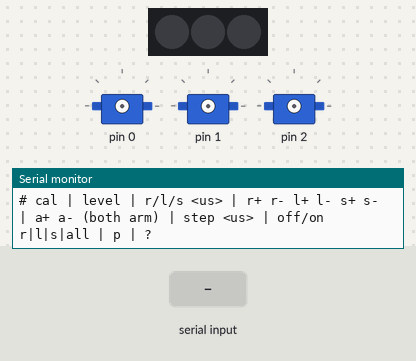
A sketch run on a simulated Arduino Uno, built with avr-gcc and run on an emulated ATmega328P. On the bench: 3 RGB LEDs in strip order, left to right, 3 × servo, the last lines printed to the serial monitor. Wiring (inferred from the names in the program): PCA9685 PWM driver at I2C address 0x40. Inputs (shaded band) come from the test bench. Servo pulses on a pin are drawn as a servo (544–2400 µs = 0–180°).

Above: at 1.2 s.
1.3 s: "cal\n" received over Serial
2.8 s: "level\n" received over Serial
At 4.2 s:
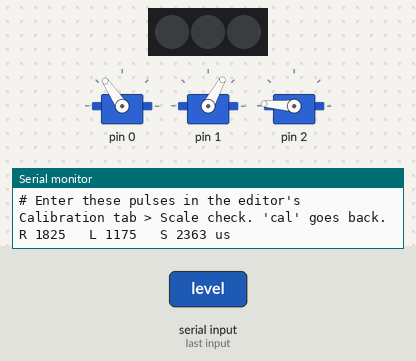
Timing chart, 0 to 5.8 s (numbered marks = the images above; inputs shaded):
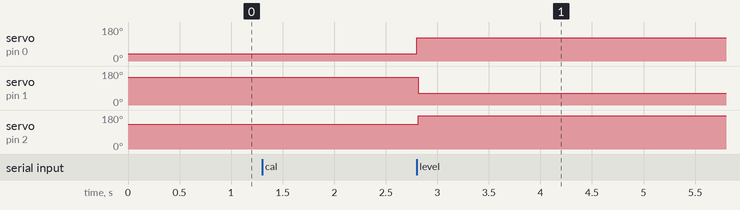

Measured:
- after the input at 2.8 s, servo on pin 0: 39° → 124° at once; servo on pin 1: 147° → 61° at once; servo on pin 2: 131° → 176° at once

The sketch:

Servo_Offset_Cal.ino
```cpp
// =============================================================================
// SERVO OFFSET CAL - find the 3 servo pulse widths at the reference pose
// =============================================================================
// Reference pose = scoop laid FLAT on the intake floor (a hard stop).
// The CAD says that is ARM 110.6 deg, SCOOP -69.4 deg. The pulses you find
// here go into Robot_Controller_V2_1/RobotConfig.h (or the sequence editor's
// Calibration tab), so the twin's angles match the real robot.
//
// Serial Monitor: 115200 baud, "Newline". Battery ON. Full steps in
// calibration/README.md. Servos start LIMP (no pulse) until you type cal.
//
//   cal          all 3 servos to the reference pose (current numbers)
//   level        arm posts vertical + scoop blade level (scale check)
//   r <us>  l <us>  s <us>    set right arm / left arm / scoop pulse
//   r+ r-  l+ l-  s+ s-       nudge by the step size
//   a+ a-        nudge BOTH arm servos together (arm up/down, no fighting)
//   step <us>    nudge size (default 5)
//   off r|l|s|all   make that servo limp      on r|l|s|all   drive it again
//   p            print the numbers to paste
//   ?            help
// =============================================================================
#include <Wire.h>

// ---- copy of the servo section of RobotConfig.h (keep in sync) --------------
const int ARM_R_OUTPUT = 1, ARM_L_OUTPUT = 2, SCOOP_OUTPUT = 3;   // PCA9685 outputs
const float CAL_ARM_DEG = 110.6f;
const float CAL_SCOOP_DEG = -69.4f;
float armRUs = 940.0f;              // starting guesses = current RobotConfig.h values
float armLUs = 2060.0f;
float scoopUs = 1900.0f;
const float ARM_US_PER_DEG = 8.0f;
const float SCOOP_US_PER_DEG = 6.667f;
const int ARM_R_DIR = -1, ARM_L_DIR = 1, SCOOP_DIR = 1;
const int PULSE_MIN = 500, PULSE_MAX = 2500;

int stepUs = 5;
bool onR = false, onL = false, onS = false;   // start limp

// ---- minimal PCA9685 driver (same as V2.1) ----------------------------------
const uint8_t PCA_ADDR = 0x40;
bool pcaWrite(uint8_t reg, uint8_t val) {
  Wire.beginTransmission(PCA_ADDR); Wire.write(reg); Wire.write(val);
  return Wire.endTransmission() == 0;
}
bool pcaBegin() {
  Wire.begin();
  if (!pcaWrite(0x00, 0x80)) return false;
  delay(10);
  pcaWrite(0x00, 0x10);
  pcaWrite(0xFE, 121);            // 50 Hz
  pcaWrite(0x00, 0x20);
  delay(5);
  pcaWrite(0x00, 0xA0);
  return true;
}
void pcaRaw(uint8_t ch, uint16_t on, uint16_t off) {
  Wire.beginTransmission(PCA_ADDR);
  Wire.write(0x06 + 4 * ch);
  Wire.write(on & 0xFF); Wire.write(on >> 8);
  Wire.write(off & 0xFF); Wire.write(off >> 8);
  Wire.endTransmission();
}
void servoOut(int output, bool on, float us) {
  if (!on) { pcaRaw(output - 1, 0, 4096); return; }      // full-off bit: no pulse, servo limp
  if (us < PULSE_MIN) us = PULSE_MIN;
  if (us > PULSE_MAX) us = PULSE_MAX;
  pcaRaw(output - 1, 0, (uint16_t)(us * 4096.0f / 20000.0f + 0.5f));
}
void writeAll() {
  servoOut(ARM_R_OUTPUT, onR, armRUs);
  servoOut(ARM_L_OUTPUT, onL, armLUs);
  servoOut(SCOOP_OUTPUT, onS, scoopUs);
}


void show() {
  Serial.print(F("R ")); Serial.print(armRUs, 0); Serial.print(onR ? F("") : F(" (limp)"));
  Serial.print(F("   L ")); Serial.print(armLUs, 0); Serial.print(onL ? F("") : F(" (limp)"));
  Serial.print(F("   S ")); Serial.print(scoopUs, 0); Serial.print(onS ? F("") : F(" (limp)"));
  Serial.println(F(" us"));
}

// "level" pose: arm vertical (0 deg), scoop 0 deg (blade level, like the CAD)
float refR, refL, refS;      // reference pulses (kept so 'cal' returns there)
bool atLevel = false;

void printPaste() {
  float r = armRUs, l = armLUs, s = scoopUs;
  if (atLevel) {             // level pulses are for the scale check only, never the *_CAL_US
    Serial.print(F("# LEVEL pose (editor > Calibration > Scale check):  R ")); Serial.print(armRUs, 1);
    Serial.print(F("   S ")); Serial.println(scoopUs, 1);
    r = refR; l = refL; s = refS;
  }
  Serial.println(F("---- paste into Robot_Controller_V2_1/RobotConfig.h (or the editor's Calibration tab) ----"));
  Serial.print(F("const float ARM_R_CAL_US = ")); Serial.print(r, 1); Serial.println(F("f;"));
  Serial.print(F("const float ARM_L_CAL_US = ")); Serial.print(l, 1); Serial.println(F("f;"));
  Serial.print(F("const float SCOOP_CAL_US = ")); Serial.print(s, 1); Serial.println(F("f;"));
  Serial.println(F("-------------------------------------------------------------------------------------------"));
}

void help() {
  Serial.println(F("# cal | level | r/l/s <us> | r+ r- l+ l- s+ s- | a+ a- (both arm) | step <us> | off/on r|l|s|all | p | ?"));
}

void goLevel() {
  if (atLevel) { show(); return; }   // already there: don't re-offset from the level pulses
  refR = armRUs; refL = armLUs; refS = scoopUs;
  armRUs = refR + ARM_R_DIR * ARM_US_PER_DEG * (0.0f - CAL_ARM_DEG);
  armLUs = refL + ARM_L_DIR * ARM_US_PER_DEG * (0.0f - CAL_ARM_DEG);
  scoopUs = refS + SCOOP_DIR * SCOOP_US_PER_DEG * (0.0f - CAL_SCOOP_DEG);
  atLevel = true;
  onR = onL = onS = true;
  writeAll();
  Serial.println(F("# LEVEL pose: posts should be vertical, blade level (phone level). Nudge r/l/s until they are, then p."));
  Serial.println(F("# Enter these pulses in the editor's Calibration tab > Scale check. 'cal' goes back."));
  show();
}

void handle(char* c) {
  while (*c == ' ') c++;
  char* arg = c;
  while (*arg && *arg != ' ') arg++;
  while (*arg == ' ') arg++;
  const float v = atof(arg);

  if (!strncmp(c, "cal", 3)) {
    if (atLevel) { armRUs = refR; armLUs = refL; scoopUs = refS; atLevel = false; }
    onR = onL = onS = true;
    writeAll();
    Serial.println(F("# REFERENCE pose: scoop should lie flat on the floor. See README for the order to tune."));
    show();
  } else if (!strncmp(c, "level", 5)) goLevel();
  else if (!strncmp(c, "step", 4)) { if (v > 0) stepUs = (int)v; Serial.print(F("# step ")); Serial.println(stepUs); }
  else if (!strncmp(c, "off", 3) || !strncmp(c, "on", 2)) {
    const bool on = (c[1] == 'n');
    if (strstr(arg, "all")) onR = onL = onS = on;
    else if (arg[0] == 'r') onR = on;
    else if (arg[0] == 'l') onL = on;
    else if (arg[0] == 's') onS = on;
    writeAll(); show();
  } else if (c[0] == 'p') printPaste();
  else if (c[0] == '?') help();
  else if (c[0] == 'a' && (c[1] == '+' || c[1] == '-')) {
    // both arm servos together: + = arm further out/down (more degrees)
    const float d = (c[1] == '+') ? stepUs : -stepUs;
    armRUs += ARM_R_DIR * d; armLUs += ARM_L_DIR * d;
    writeAll(); show();
  } else if (c[0] == 'r' || c[0] == 'l' || c[0] == 's') {
    float* t = (c[0] == 'r') ? &armRUs : (c[0] == 'l') ? &armLUs : &scoopUs;
    if (c[1] == '+') *t += stepUs;
    else if (c[1] == '-') *t -= stepUs;
    else if (v >= PULSE_MIN && v <= PULSE_MAX) *t = v;
    else { Serial.println(F("# pulse must be 500-2500")); return; }
    writeAll(); show();
  } else help();
}

char buf[24];
uint8_t n = 0;

void setup() {
  Serial.begin(115200);
  Serial.println(F("# SERVO OFFSET CAL. Servos are limp. Push the scoop near the floor by hand, then type cal."));
  if (!pcaBegin()) Serial.println(F("# !! no PCA9685 on I2C (check wiring / battery)"));
  writeAll();
  help();
}

void loop() {
  while (Serial.available()) {
    const char ch = Serial.read();
    if (ch == '\n' || ch == '\r') { if (n) { buf[n] = 0; handle(buf); n = 0; } }
    else if (n < sizeof(buf) - 1) buf[n++] = ch;
  }
}
```
